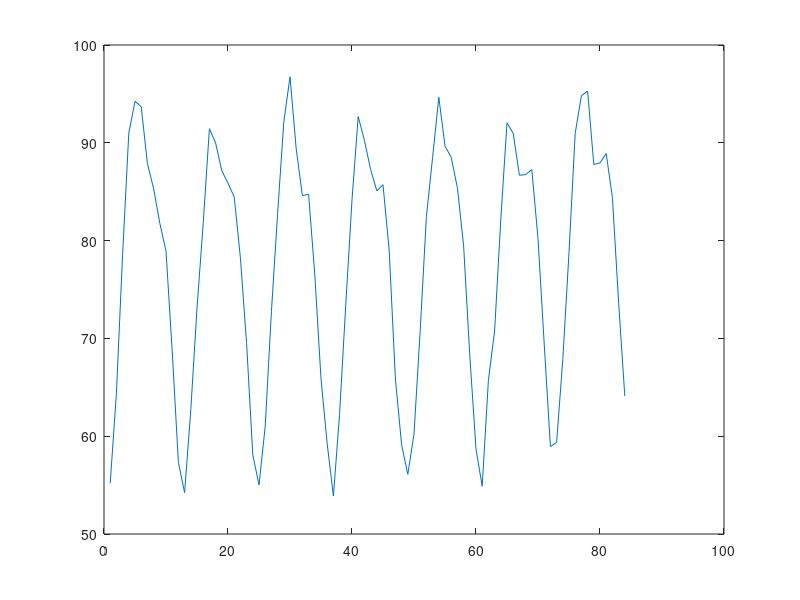

The MATLAB script that drew this image:
% Task 1: import temperature data: DONE
% Task 2: import Google Trends data
% Task 3: correlations between time series from Task 1 and 2
% (without any reliability rankings)

% Task 4: come up with a reliability ranking method
% Task 5: repeat Task 3 using the ranking method from Task 4
%% load temperature data
tempData = csvread('delhitemp/acqWeather.csv',1,0);
Year = tempData(:,1);
Month = tempData(:,2);
Day = tempData(:,3);
Temp = tempData(:,4);

for j = 2010:2016
for i = 1:12
    avgs(i,j-2009) = mean(Temp(Year == j & Month == i));
end
end

avgTemp = reshape(avgs,1,84);
plot(avgTemp)

%% import Google Trends data


%% correlations

%% ranking method
%% implement ranking method